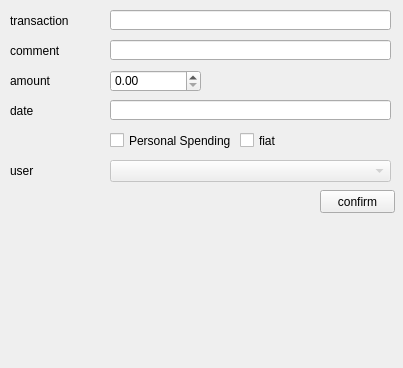
<?xml version="1.0" encoding="UTF-8"?>
<ui version="4.0">
 <class>Form</class>
 <widget class="QWidget" name="Form">
  <property name="geometry">
   <rect>
    <x>0</x>
    <y>0</y>
    <width>403</width>
    <height>368</height>
   </rect>
  </property>
  <property name="windowTitle">
   <string>Confirm Payment</string>
  </property>
  <widget class="QLineEdit" name="line_tx">
   <property name="geometry">
    <rect>
     <x>110</x>
     <y>10</y>
     <width>281</width>
     <height>20</height>
    </rect>
   </property>
  </widget>
  <widget class="QLineEdit" name="line_comment">
   <property name="geometry">
    <rect>
     <x>110</x>
     <y>40</y>
     <width>281</width>
     <height>20</height>
    </rect>
   </property>
  </widget>
  <widget class="QPushButton" name="btn_run">
   <property name="geometry">
    <rect>
     <x>320</x>
     <y>190</y>
     <width>75</width>
     <height>23</height>
    </rect>
   </property>
   <property name="text">
    <string>confirm</string>
   </property>
  </widget>
  <widget class="QLabel" name="label">
   <property name="geometry">
    <rect>
     <x>10</x>
     <y>10</y>
     <width>91</width>
     <height>21</height>
    </rect>
   </property>
   <property name="text">
    <string>transaction</string>
   </property>
  </widget>
  <widget class="QLabel" name="label_2">
   <property name="geometry">
    <rect>
     <x>10</x>
     <y>40</y>
     <width>91</width>
     <height>21</height>
    </rect>
   </property>
   <property name="text">
    <string>comment</string>
   </property>
  </widget>
  <widget class="QLabel" name="label_3">
   <property name="geometry">
    <rect>
     <x>10</x>
     <y>70</y>
     <width>91</width>
     <height>21</height>
    </rect>
   </property>
   <property name="text">
    <string>amount</string>
   </property>
  </widget>
  <widget class="QDoubleSpinBox" name="spin_amount">
   <property name="geometry">
    <rect>
     <x>110</x>
     <y>70</y>
     <width>91</width>
     <height>22</height>
    </rect>
   </property>
   <property name="decimals">
    <number>2</number>
   </property>
   <property name="maximum">
    <double>100000000.000000000000000</double>
   </property>
  </widget>
  <widget class="QLabel" name="label_4">
   <property name="geometry">
    <rect>
     <x>10</x>
     <y>160</y>
     <width>91</width>
     <height>21</height>
    </rect>
   </property>
   <property name="text">
    <string>user</string>
   </property>
  </widget>
  <widget class="QComboBox" name="cmb_users">
   <property name="enabled">
    <bool>false</bool>
   </property>
   <property name="geometry">
    <rect>
     <x>110</x>
     <y>160</y>
     <width>281</width>
     <height>22</height>
    </rect>
   </property>
  </widget>
  <widget class="QLineEdit" name="line_date">
   <property name="geometry">
    <rect>
     <x>110</x>
     <y>100</y>
     <width>281</width>
     <height>20</height>
    </rect>
   </property>
   <property name="text">
    <string comment="dsdsds" extracomment="hello"/>
   </property>
  </widget>
  <widget class="QLabel" name="label_5">
   <property name="geometry">
    <rect>
     <x>10</x>
     <y>100</y>
     <width>91</width>
     <height>21</height>
    </rect>
   </property>
   <property name="text">
    <string>date</string>
   </property>
  </widget>
  <widget class="QCheckBox" name="chb_personal">
   <property name="geometry">
    <rect>
     <x>110</x>
     <y>130</y>
     <width>121</width>
     <height>21</height>
    </rect>
   </property>
   <property name="text">
    <string>Personal Spending</string>
   </property>
  </widget>
  <widget class="QCheckBox" name="chb_fiat">
   <property name="geometry">
    <rect>
     <x>240</x>
     <y>130</y>
     <width>81</width>
     <height>21</height>
    </rect>
   </property>
   <property name="text">
    <string>fiat</string>
   </property>
  </widget>
 </widget>
 <resources/>
 <connections/>
</ui>
